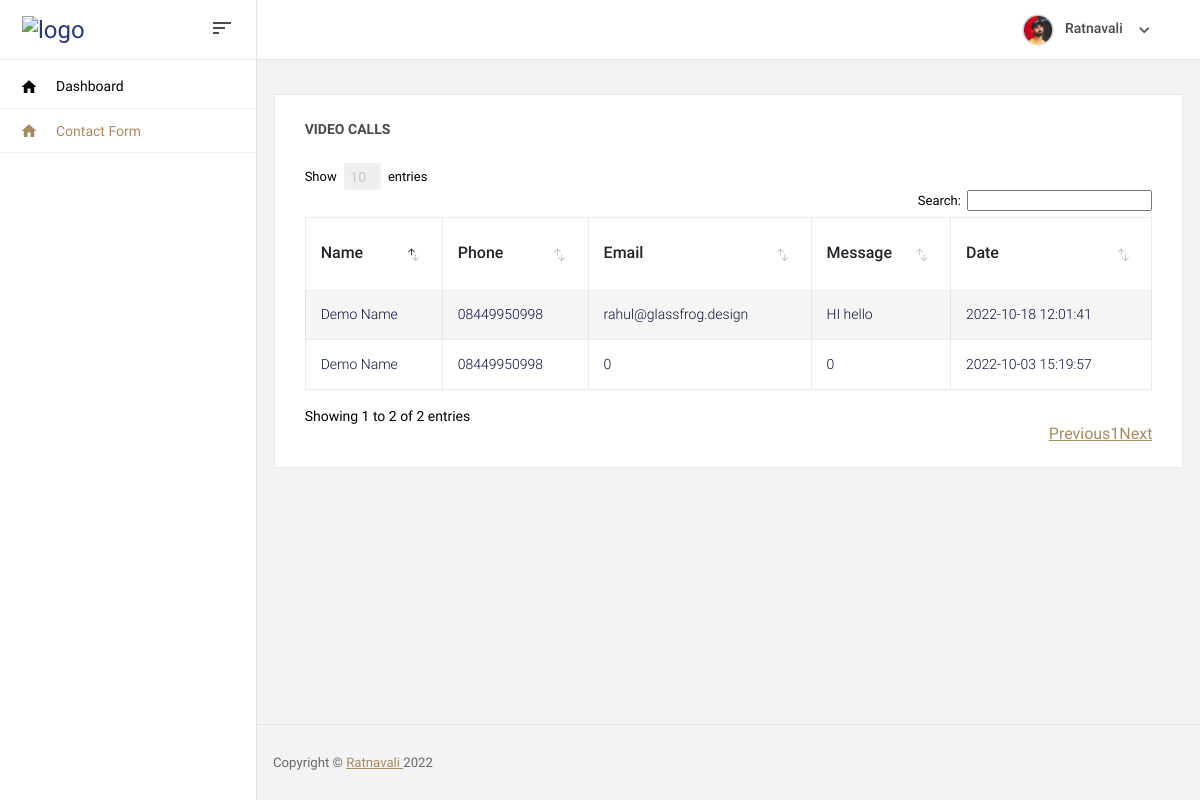
/Admin/contact-list.php (signed in), run on the app's committed database.
### tables this page shows
CREATE TABLE `contact_form` (
  `id` int(11) NOT NULL,
  `first_name` text NOT NULL,
  `last_name` text NOT NULL,
  `phone` text NOT NULL,
  `email` text NOT NULL,
  `message` text NOT NULL,
  `created_at` datetime NOT NULL DEFAULT current_timestamp()
);

### Admin/class/Query.php (called while the page is built)
<?php
Class Query{
    private $conn;
    function __construct($conn){
           $this->conn=$conn;
    }
    public function select($qu){
        $ex_query=mysqli_query($this->conn,$qu);
        $array=[];
        while($arr=mysqli_fetch_assoc($ex_query)){
          array_push($array,$arr);
        }
        $rows=mysqli_num_rows($ex_query);
        return json_encode(["rows"=>$rows,"data"=>$array],false);
    }
}
?>

### Admin/class/Contacts.php (called while the page is built, shortened)
<?php
require_once("Query.php");
Class Contacts extends Query{
    public function callsData(){
       return  $this->select("SELECT `id`, `first_name`, `last_name`, `phone`, `email`, `message`, `created_at` FROM `contact_form` ORDER BY `id` DESC");
    }
}
?>

### Admin/contact-list.php (the view, shortened to what this page needs)
<?php
require("../config.php");
require("class/Contacts.php");
$contacts=new Contacts($conn);
$data=json_decode($contacts->callsData(),true);
$data=$data['data'];
?>
<!DOCTYPE html>
<html lang="en">
<head>
  <link rel="stylesheet" href="vendors/mdi/css/materialdesignicons.min.css">
  <link rel="stylesheet" href="vendors/base/vendor.bundle.base.css">
  <link rel="stylesheet" href="vendors/datatables.net-bs4/dataTables.bootstrap4.css">
  <link rel="stylesheet" href="css/style.css">
  <link rel="stylesheet" href="css/style.css">
</head>
<body>
  <div class="container-scroller">
    <nav class="navbar col-lg-12 col-12 p-0 fixed-top d-flex flex-row">
      <div class="navbar-brand-wrapper d-flex justify-content-center">
        <div class="navbar-brand-inner-wrapper d-flex justify-content-between align-items-center w-100">
          <a class="navbar-brand brand-logo" href=""><img src="../asssets/images/logo-wide.png" alt="logo"/></a>
          <button class="navbar-toggler navbar-toggler align-self-center" type="button" data-toggle="minimize">
            <span class="mdi mdi-sort-variant"></span>
          </button>
        </div>
      </div>
      <div class="navbar-menu-wrapper d-flex align-items-center justify-content-end">
        <ul class="navbar-nav navbar-nav-right">
          <li class="nav-item nav-profile dropdown">
            <a class="nav-link dropdown-toggle" href="#" data-bs-toggle="dropdown" id="profileDropdown">
              <img src="images/faces/face5.jpg" alt="profile"/>
              <span class="nav-profile-name">Ratnavali</span>
            </a>
          </li>
        </ul>
      </div>
    </nav>
    <div class="container-fluid page-body-wrapper">
      <nav class="sidebar sidebar-offcanvas" id="sidebar">
        <ul class="nav">
          <li class="nav-item">
            <a class="nav-link" href="dashboard.php">
              <i class="mdi mdi-home menu-icon"></i>
              <span class="menu-title">Dashboard</span>
            </a>
          </li>
          <li class="nav-item">
            <a class="nav-link" href="contact-list.php">
              <i class="mdi mdi-home menu-icon"></i>
              <span class="menu-title">Contact Form</span>
            </a>
          </li>
        </ul>
      </nav>
      <div class="main-panel">
        <div class="content-wrapper">
          <div class="row">
            <div class="col-md-12 stretch-card">
              <div class="card">
                <div class="card-body">
                  <p class="card-title">Video Calls</p>
                  <div class="table-responsive">
                    <table id="myTable" class="table">
                      <thead>
                        <tr>
                            <th>Name</th>
                            <th>Phone</th>
                            <th>Email</th>
                            <th>Message</th>
                            <th>Date</th>
                        </tr>
                      </thead>
                      <tbody>
                        <?php
                        for($i=0;$i<sizeof($data);$i++){ ?>
                        <tr>
                         <td><?= $data[$i]['first_name'] ?> <?= $data[$i]['last_name'] ?></td>
                         <td><?= $data[$i]['phone'] ?></td>
                         <td><?= $data[$i]['email'] ?></td>
                         <td><?= $data[$i]['message'] ?></td>
                         <td><?= $data[$i]['created_at'] ?></td>
                        </tr>
                     <?php   }
                        ?>
                      </tbody>
                    </table>
                  </div>
                </div>
              </div>
            </div>
          </div>
        </div>
        <footer class="footer">
        <div class="d-sm-flex justify-content-center justify-content-sm-between">
          <span class="text-muted text-center text-sm-left d-block d-sm-inline-block">Copyright © <a href="" target="_blank">Ratnavali </a><?= date("Y") ?></span>
        </div>
        </footer>
      </div>
    </div>
  </div>
</body>
</html>

### data on the page
contact_form: first_name "Demo", last_name "Name", phone "08449950998", email "rahul@glassfrog.design", message "HI hello", created_at "2022-10-18 12:01:41"
contact_form: first_name "Demo", last_name "Name", phone "08449950998", email "0", message "0", created_at "2022-10-03 15:19:57"
